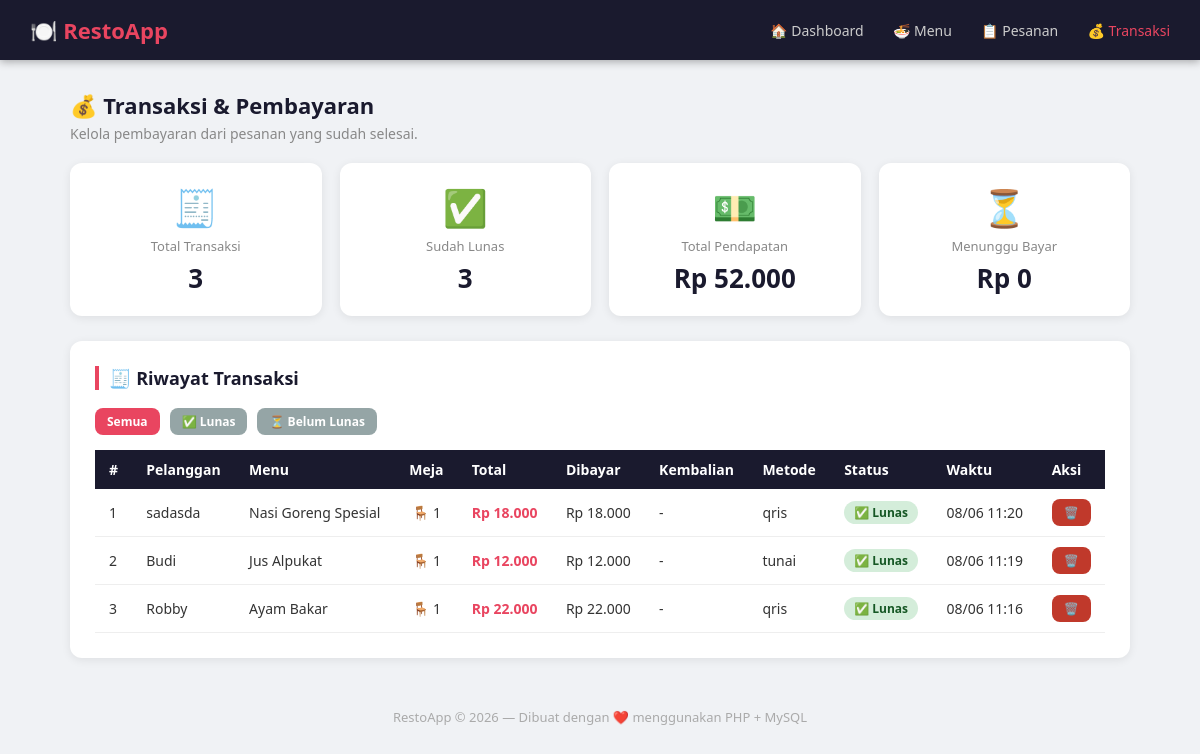
Page /transaksi.php on the committed database.
### tables this page shows
CREATE TABLE `transaksi` (
  `id_transaksi` int(11) NOT NULL,
  `id_pesanan` int(11) NOT NULL,
  `total_bayar` int(11) NOT NULL DEFAULT 0,
  `jumlah_dibayar` int(11) DEFAULT NULL,
  `kembalian` int(11) DEFAULT 0,
  `metode_bayar` enum('tunai','transfer','qris','kartu') DEFAULT 'tunai',
  `status_bayar` enum('belumlunas','lunas') DEFAULT 'belumlunas',
  `waktu_transaksi` timestamp NOT NULL DEFAULT current_timestamp(),
  `waktu_bayar` timestamp NULL DEFAULT NULL
);

CREATE TABLE `pesanan` (
  `id_pesanan` int(11) NOT NULL,
  `id_menu` int(11) NOT NULL,
  `nama_pelanggan` varchar(100) NOT NULL,
  `nomor_meja` int(11) NOT NULL DEFAULT 1,
  `jumlah` int(11) NOT NULL DEFAULT 1,
  `subtotal` int(11) NOT NULL DEFAULT 0,
  `catatan` varchar(255) DEFAULT '',
  `status` enum('menunggu','diproses','selesai','batal') DEFAULT 'menunggu',
  `waktu_pesan` timestamp NOT NULL DEFAULT current_timestamp()
);

CREATE TABLE `daftar_menu` (
  `id_menu` int(11) NOT NULL,
  `nama_menu` varchar(100) NOT NULL,
  `kategori` enum('Makanan','Minuman','Snack','Dessert','Lainnya') DEFAULT 'Makanan',
  `harga` int(11) NOT NULL DEFAULT 0,
  `stok` int(11) NOT NULL DEFAULT 0,
  `deskripsi` varchar(255) DEFAULT '',
  `status` enum('tersedia','habis') DEFAULT 'tersedia',
  `created_at` timestamp NOT NULL DEFAULT current_timestamp()
);

### transaksi.php (the view, shortened to what this page needs)
<?php
require_once 'includes/koneksi.php';
$stats = mysqli_fetch_assoc(mysqli_query($koneksi, "
    SELECT
        COUNT(*) as total_transaksi,
        SUM(CASE WHEN status_bayar='lunas' THEN total_bayar ELSE 0 END) as total_pendapatan,
        SUM(CASE WHEN status_bayar='belumlunas' THEN total_bayar ELSE 0 END) as total_pending,
        COUNT(CASE WHEN status_bayar='lunas' THEN 1 END) as jumlah_lunas
    FROM transaksi
"));
$filter = isset($_GET['filter']) ? $_GET['filter'] : '';
$sql_trans = "SELECT t.*, p.nama_pelanggan, p.nomor_meja, m.nama_menu
              FROM transaksi t
              JOIN pesanan p ON t.id_pesanan = p.id_pesanan
              JOIN daftar_menu m ON p.id_menu = m.id_menu";
$sql_trans .= " ORDER BY t.waktu_transaksi DESC";
$result_trans = mysqli_query($koneksi, $sql_trans);
require_once 'includes/header.php';
?>
<div class="container">
    <div class="page-title">
        <h1>💰 Transaksi & Pembayaran</h1>
        <p>Kelola pembayaran dari pesanan yang sudah selesai.</p>
    </div>
    <div class="stats">
        <div class="stat-box">
            <div class="icon">🧾</div>
            <div class="label">Total Transaksi</div>
            <div class="value"><?= $stats['total_transaksi'] ?></div>
        </div>
        <div class="stat-box">
            <div class="icon">✅</div>
            <div class="label">Sudah Lunas</div>
            <div class="value hijau"><?= $stats['jumlah_lunas'] ?></div>
        </div>
        <div class="stat-box">
            <div class="icon">💵</div>
            <div class="label">Total Pendapatan</div>
            <div class="value hijau">Rp <?= number_format($stats['total_pendapatan'] ?? 0, 0, ',', '.') ?></div>
        </div>
        <div class="stat-box">
            <div class="icon">⏳</div>
            <div class="label">Menunggu Bayar</div>
            <div class="value merah">Rp <?= number_format($stats['total_pending'] ?? 0, 0, ',', '.') ?></div>
        </div>
    </div>
    <div class="card">
        <h2>🧾 Riwayat Transaksi</h2>
        <div style="margin-bottom:15px; display:flex; gap:10px;">
            <a href="transaksi.php" class="btn btn-sm <?= !$filter ? 'btn-primary' : 'btn-secondary' ?>">Semua</a>
            <a href="transaksi.php?filter=lunas" class="btn btn-sm <?= $filter=='lunas' ? 'btn-primary' : 'btn-secondary' ?>">✅ Lunas</a>
            <a href="transaksi.php?filter=belumlunas" class="btn btn-sm <?= $filter=='belumlunas' ? 'btn-primary' : 'btn-secondary' ?>">⏳ Belum Lunas</a>
        </div>
        <?php if (mysqli_num_rows($result_trans) > 0): ?>
        <table>
            <thead>
                <tr>
                    <th>#</th>
                    <th>Pelanggan</th>
                    <th>Menu</th>
                    <th>Meja</th>
                    <th>Total</th>
                    <th>Dibayar</th>
                    <th>Kembalian</th>
                    <th>Metode</th>
                    <th>Status</th>
                    <th>Waktu</th>
                    <th>Aksi</th>
                </tr>
            </thead>
            <tbody>
            <?php $no = 1; while ($row = mysqli_fetch_assoc($result_trans)): ?>
                <tr>
                    <td><?= $no++ ?></td>
                    <td><?= htmlspecialchars($row['nama_pelanggan']) ?></td>
                    <td><?= htmlspecialchars($row['nama_menu']) ?></td>
                    <td style="text-align:center">🪑 <?= $row['nomor_meja'] ?></td>
                    <td class="harga">Rp <?= number_format($row['total_bayar'], 0, ',', '.') ?></td>
                    <td><?= $row['jumlah_dibayar'] ? 'Rp '.number_format($row['jumlah_dibayar'], 0, ',', '.') : '-' ?></td>
                    <td><?= $row['kembalian'] ? 'Rp '.number_format($row['kembalian'], 0, ',', '.') : '-' ?></td>
                    <td><?= $row['metode_bayar'] ?? '-' ?></td>
                    <td>
                        <span class="badge badge-<?= $row['status_bayar'] == 'lunas' ? 'lunas' : 'belumlunas' ?>">
                            <?= $row['status_bayar'] == 'lunas' ? '✅ Lunas' : '⏳ Belum Lunas' ?>
                        </span>
                    </td>
                    <td><?= $row['waktu_bayar'] ? date('d/m H:i', strtotime($row['waktu_bayar'])) : date('d/m H:i', strtotime($row['waktu_transaksi'])) ?></td>
                    <td>
                        <a href="transaksi.php?hapus=<?= $row['id_transaksi'] ?>" class="btn btn-danger btn-sm"
                           onclick="return confirm('Hapus transaksi ini?')">🗑️</a>
                    </td>
                </tr>
            <?php endwhile; ?>
            </tbody>
        </table>
        <?php endif; ?>
    </div>
</div>
<?php require_once 'includes/footer.php'; ?>

### css/style.css (style rules this page uses)
* { margin: 0; padding: 0; box-sizing: border-box; }
body { font-family: 'Segoe UI', sans-serif; background: #f0f2f5; color: #333; }
.container { max-width: 1100px; margin: 30px auto; padding: 0 20px; }
.card { background: #fff; border-radius: 12px; padding: 25px; box-shadow: 0 2px 10px rgba(0,0,0,0.08); margin-bottom: 25px; }
.card h2 { font-size: 18px; margin-bottom: 18px; color: #1a1a2e; border-left: 4px solid #e94560; padding-left: 10px; }
.stats { display: grid; grid-template-columns: repeat(auto-fit, minmax(200px, 1fr)); gap: 18px; margin-bottom: 25px; }
.stat-box { background: #fff; border-radius: 12px; padding: 20px; text-align: center; box-shadow: 0 2px 10px rgba(0,0,0,0.08); }
.stat-box .icon { font-size: 36px; }
.stat-box .label { color: #888; font-size: 13px; margin: 5px 0; }
.stat-box .value { font-size: 26px; font-weight: 700; color: #1a1a2e; }
table { width: 100%; border-collapse: collapse; font-size: 14px; }
table th { background: #1a1a2e; color: #fff; padding: 10px 14px; text-align: left; }
table td { padding: 10px 14px; border-bottom: 1px solid #eee; }
.badge { display: inline-block; padding: 3px 10px; border-radius: 20px; font-size: 12px; font-weight: 600; }
.badge-lunas { background: #d4edda; color: #155724; }
.btn { display: inline-block; padding: 9px 20px; border: none; border-radius: 8px; cursor: pointer; font-size: 14px; font-weight: 600; text-decoration: none; transition: opacity 0.2s; }
.btn-primary { background: #e94560; color: #fff; }
.btn-danger { background: #c0392b; color: #fff; }
.btn-secondary { background: #95a5a6; color: #fff; }
.btn-sm { padding: 5px 12px; font-size: 12px; }
.harga { color: #e94560; font-weight: 700; }
.page-title { margin-bottom: 20px; }
.page-title h1 { font-size: 22px; color: #1a1a2e; }
.page-title p { color: #888; font-size: 14px; margin-top: 4px; }

### rows in the picture
transaksi: id_pesanan.nama_pelanggan "sadasda", daftar_menu.nama_menu "Nasi Goreng Spesial", id_pesanan.nomor_meja "1", total_bayar "18.000", jumlah_dibayar "18.000", metode_bayar "qris", status_bayar "✅ Lunas", waktu_bayar "08/06 11:20"
transaksi: id_pesanan.nama_pelanggan "Budi", daftar_menu.nama_menu "Jus Alpukat", id_pesanan.nomor_meja "1", total_bayar "12.000", jumlah_dibayar "12.000", metode_bayar "tunai", status_bayar "✅ Lunas", waktu_bayar "08/06 11:19"
transaksi: id_pesanan.nama_pelanggan "Robby", daftar_menu.nama_menu "Ayam Bakar", id_pesanan.nomor_meja "1", total_bayar "22.000", jumlah_dibayar "22.000", metode_bayar "qris", status_bayar "✅ Lunas", waktu_bayar "08/06 11:16"

### other values in the picture
$stats['total_transaksi'] "3"
$stats['jumlah_lunas'] "3"
$stats['total_pendapatan'] "52.000"
$stats['total_pending'] "0"
